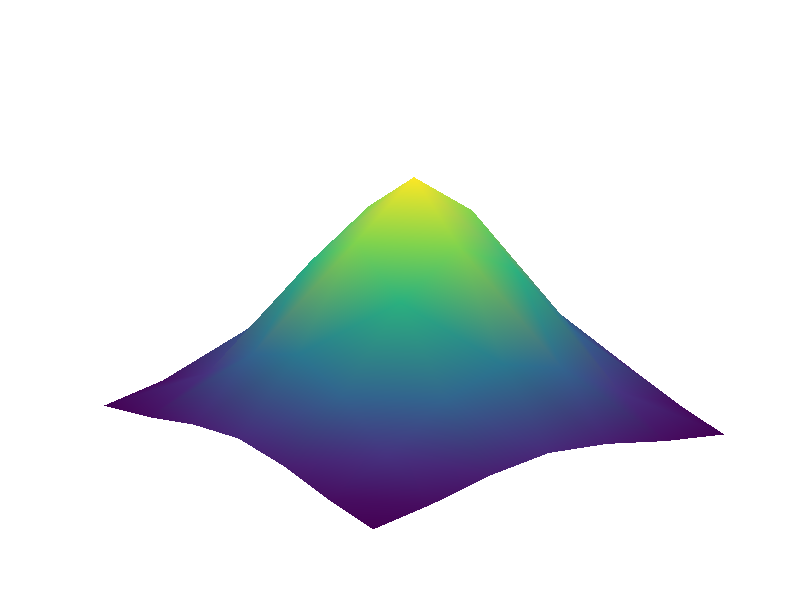

Source code (MATLAB): (Note: this script raises an error after producing the figure.)
%Example 6. ? Sampsa Pursiainen, 2012.
N = 64;
blur_mask = zeros(7);
n = (length(blur_mask)-1)/2;
sigma_mask = n/2;
for i = 1 : length(blur_mask)
 for j = 1 : length(blur_mask)
 blur_mask(i,j) = exp( - ((n+1-i)^2 + (n+1-j)^2)/(2*sigma_mask^2) );
 end
end
blur_mask = blur_mask/sum(blur_mask(:));
Ind_mat = reshape([1 : N^2]',N,N); 

figure(1); clf;
h_surf = surf(blur_mask);
set(h_surf, 'edgecolor', 'none','diffusestrength',0.5,'ambientstrength',0.5,'specularstrength',0.3,'specularexponent',0.3);
set(gca,'visible','off');
shading interp;
lighting phong;
camlight right;
colormap gray;
view(5,35);
drawnow;
print(1,'-r300','-dpng','blur_mask.png');

A = sparse(N^2,N^2);

for i = n + 1 : N - n
    for j = n + 1 : N - n 
        
        for k = 1 : length(blur_mask)
        for l = 1 : length(blur_mask)
            A(Ind_mat(i-n+k-1,j-n+l-1),Ind_mat(i,j)) = blur_mask(k,l);
        end
        end
    end
end